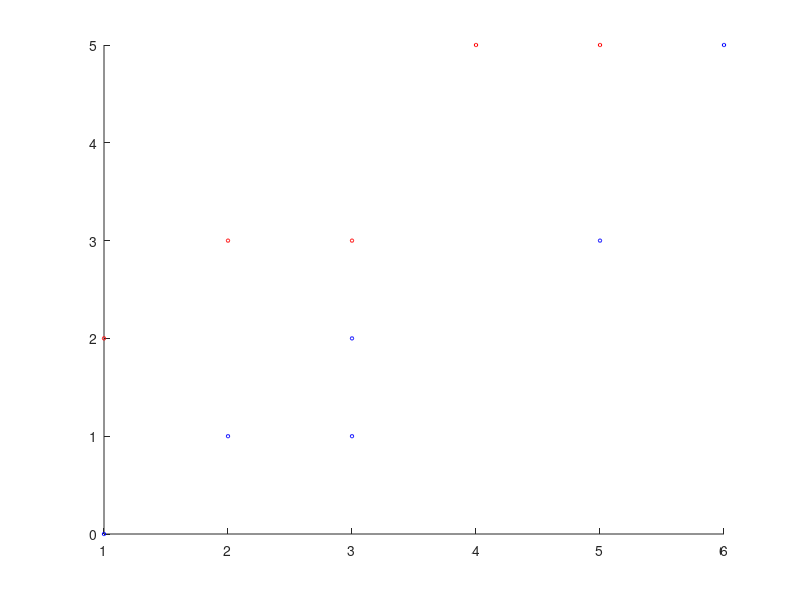

MATLAB code for this plot:


% This example deals with 2 classes
c1=[1 2;2 3;3 3;4 5;5 5]  % the first class 5 observations
c2=[1 0;2 1;3 1;3 2;5 3;6 5] % the second class 6 observations
scatter(c1(:,1),c1(:,2),6,'r'),hold on;
scatter(c2(:,1),c2(:,2),6,'b');


% Number of observations of each class
n1=size(c1,1)
n2=size(c2,1)

%Mean of each class
mu1=mean(c1)
mu2=mean(c2)

% Average of the mean of all classes
mu=(mu1+mu2)/2

% Center the data (data-mean)
d1=c1-repmat(mu1,size(c1,1),1)
d2=c2-repmat(mu2,size(c2,1),1)


% Calculate the within class variance (SW)
s1=d1'*d1
s2=d2'*d2
sw=s1+s2
invsw=inv(sw)

% in case of two classes only use v
% v=invsw*(mu1-mu2)'

% if more than 2 classes calculate between class variance (SB)
sb1=n1*(mu1-mu)'*(mu1-mu)